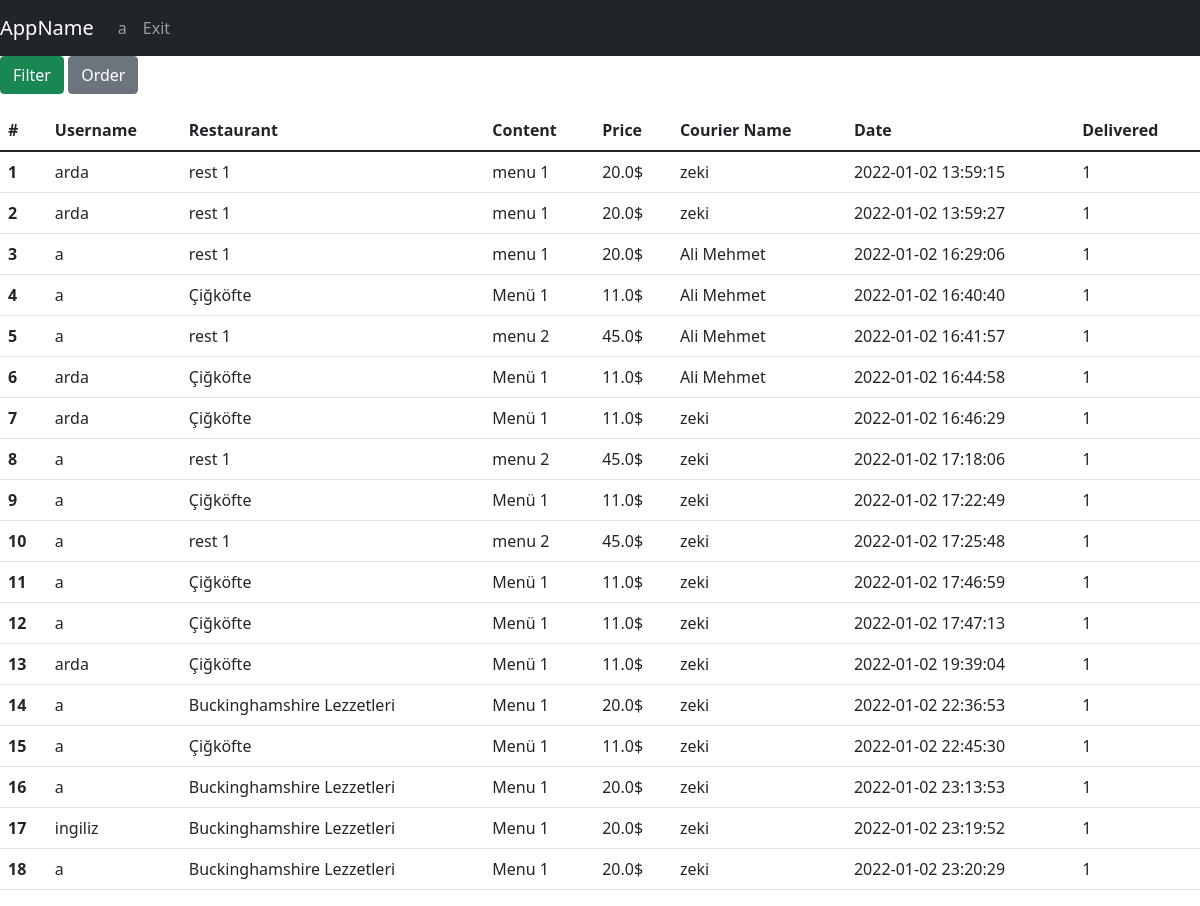
The page /orders (signed in) on the database as committed earlier.
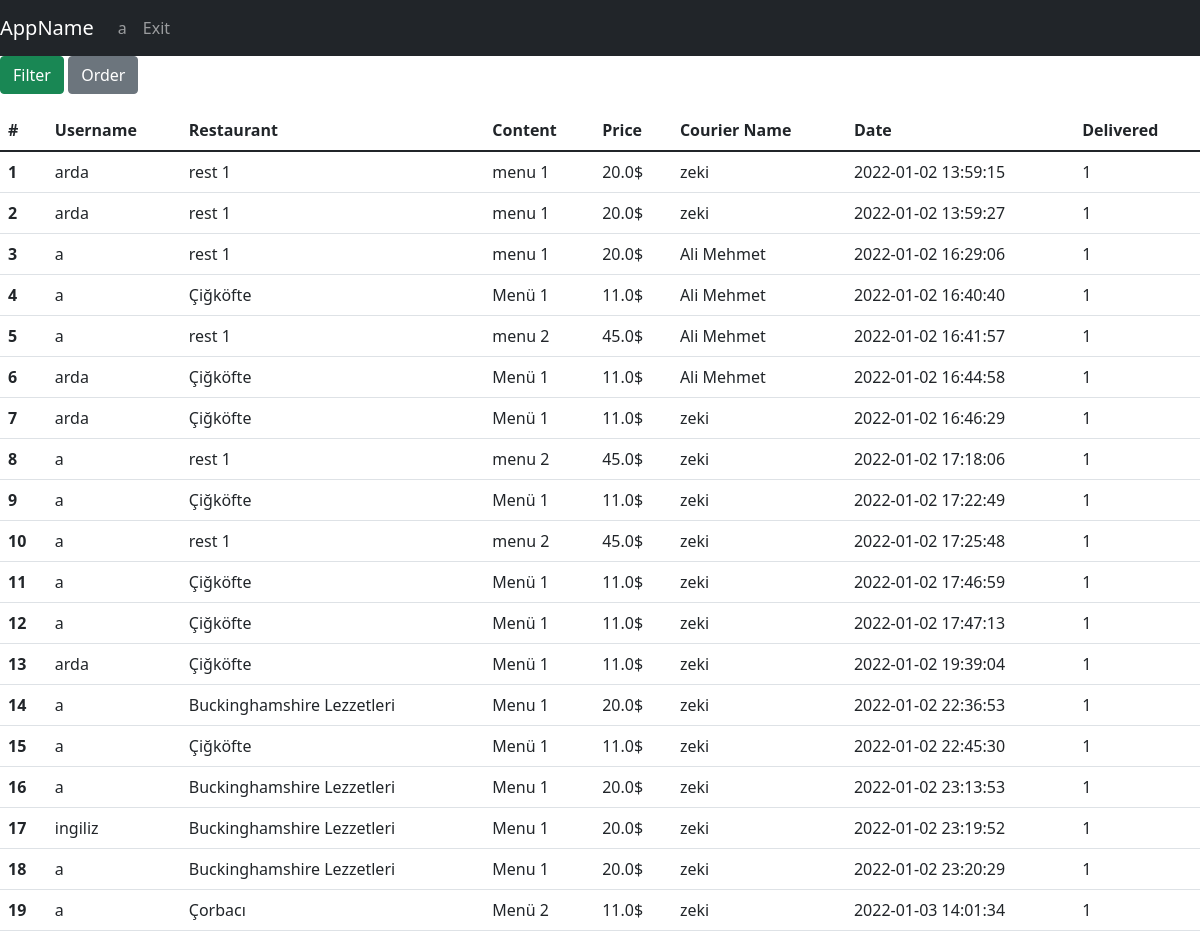
The same page on the database as committed later.
### tables this page shows
CREATE TABLE foodOrder(id INTEGER PRIMARY KEY,content TEXT,orderDate Date DEFAULT (datetime('now','localtime')),totalPrice REAL, is_delivered INTEGER DEFAULT(0), is_reviewed INTEGER DEFAULT(0), restaurantId INTEGER, courierID int REFERENCES couriers(id) ON UPDATE CASCADE, userUserName varchar(30) REFERENCES users(username) ON UPDATE CASCADE, FOREIGN KEY(restaurantId) REFERENCES restaurant(id));

CREATE TABLE restaurant(id INTEGER PRIMARY KEY, restaurantName varchar(30),address varchar(250),lat Text,lng Text,isOpen binary,averageRating REAL);

CREATE TABLE couriers(id INTEGER PRIMARY KEY,name TEXT,is_available TEXT,lat REAL,lng, orderId int REFERENCES foodOrder(id) ON UPDATE CASCADE);

### app.py (the view)
@app.route("/orders", methods=["GET", "POST"])
def allOrders():
    with sqlite3.connect(DATABASE) as database:
        cursor = database.cursor()
    if request.method == "POST":
        if 'order' in request.form:
            orderBy = request.form['orderBy']
            if session["isFiltered"] == False:
                "SELECT foodOrder.id, content, orderDate, totalPrice, is_delivered,  userUserName, "
                "FROM foodOrder INNER JOIN couriers ON foodOrder.courierID = couriers.id INNER JOIN restaurant ON foodOrder.restaurantId = restaurant.id"
                command = "SELECT foodOrder.id,content,orderDate,totalPrice,is_delivered,couriers.name as courier_name, userUserName, " \
                          "restaurant.restaurantName as restaurant_name" \
                          " FROM foodOrder INNER JOIN couriers ON foodOrder.courierID = couriers.id INNER JOIN restaurant ON foodOrder.restaurantId = restaurant.id" \
                          " ORDER BY "+str(orderBy)
                cursor.execute(command)
                query = cursor.fetchall()
                session["filteredData"]["orders"] = query
            else:
                df = pd.DataFrame(session["filteredData"]["orders"],
                                  columns=['id','content', 'orderDate','totalPrice','is_delivered','courier_name','userUserName', 'restaurant_name'])
                df = df.sort_values(by=orderBy)
                session["filteredData"]["orders"] = df.values.tolist()
        if 'filter' in request.form:
            filtered_cols, expected_vals = [], []
            q = ""
            for c in request.form.keys():
                if request.form[c] != '' and request.form[c] != "filter":
                    if request.form[c] == "on":
                        filtered_cols.append("is_delivered")
                        expected_vals.append(1)
                    else:
                        filtered_cols.append(c)
                        expected_vals.append(request.form[c])
            if len(expected_vals) > 0:
                if filtered_cols[0] != "is_delivered" and filtered_cols[0] != "maxprice" and filtered_cols[0] != "minprice":
                    q += filtered_cols[0]+" LIKE "+f"'%{expected_vals[0]}%'"
                else:
                    q += " is_delivered = 1 "
                if len(expected_vals) > 1:
                    for index in range(1, len(expected_vals)):
                        if filtered_cols[index] != "is_delivered":
                            q += " and " + filtered_cols[index]+" LIKE " + f"'%{expected_vals[index]}%'"
                    if filtered_cols.count("is_delivered") > 0:
                        q += " and is_delivered = 1 "
                command = "SELECT foodOrder.id,content,orderDate,totalPrice,is_delivered,couriers.name as courier_name, userUserName, restaurant.restaurantName as restaurant_name " \
                          "FROM foodOrder INNER JOIN couriers ON foodOrder.courierID = couriers.id INNER JOIN restaurant ON foodOrder.restaurantId = restaurant.id " \
                          "and " + q + "ORDER BY foodOrder.id"
                cursor.execute(command)
                query = cursor.fetchall()
                session["filteredData"]["orders"] = query
            else:
                session["filteredData"] = getAllDbData(toGet=["orders"])
                print(session["filteredData"])
            session["isFiltered"] = True
    else:
        session["filteredData"] = getAllDbData(toGet=["orders"])
        session["isFiltered"] = False
    return render_template("admin/list_operations/list_orders.html", username=session["username"],
                           data=session["filteredData"])

### app.py (called while the page is built)
def getOrders(cursor, limit=None):
    if limit != None:
        cursor.execute("SELECT foodOrder.id, content, orderDate, totalPrice, is_delivered, couriers.name, userUserName, restaurant.restaurantName "
                   "FROM foodOrder INNER JOIN couriers ON foodOrder.courierID = couriers.id INNER JOIN restaurant ON foodOrder.restaurantId = restaurant.id LIMIT ?",(limit,))
    else:
        cursor.execute("SELECT foodOrder.id, content, orderDate, totalPrice, is_delivered, couriers.name, userUserName, restaurant.restaurantName "
                   "FROM foodOrder INNER JOIN couriers ON foodOrder.courierID = couriers.id INNER JOIN restaurant ON foodOrder.restaurantId = restaurant.id")
    query = cursor.fetchall()
    return query

def getAllDbData(toGet, limit=None):
    with sqlite3.connect(DATABASE) as database:
        cursor = database.cursor()
    data = {}
    for entity in toGet:
        if entity == "couriers":
            data[entity] = getCouriers(cursor, limit)
        if entity == "users":
            data[entity] = getUsers(cursor, limit)
        if entity == "restaurant":
            data[entity] = getRestaurants(cursor, limit)
        if entity == "menu":
            data[entity] = getMenus(cursor, limit)
        if entity == "orders":
            data[entity] = getOrders(cursor, limit)
        if entity == "reviews":
            data[entity] = getReviews(cursor, limit)
        else:
            pass
    return data

### templates/admin/list_operations/list_orders.html (shortened to what this page needs)
{% extends 'base.html' %}
{% block navbar %}
<nav class="navbar navbar-expand-lg navbar-dark bg-dark">
    <a class="navbar-brand" href="#">AppName</a>
    <div class="collapse navbar-collapse" id="navbarNav">
        <ul class="navbar-nav">
          <li class="nav-item active"><a class="nav-link" href="/">{{username}}</a></li>
          <li class="nav-item active"><a class="nav-link" href="/exit">Exit</a></li>
        </ul>
    </div>
</nav>
{% endblock %}
{% block body %}
    <p>
  <a class="btn btn-success" data-toggle="collapse" href="#filter" role="button" aria-expanded="false" aria-controls="filter">Filter</a>
  <button class="btn btn-secondary" type="button" data-toggle="collapse" data-target="#order" aria-expanded="false" aria-controls="order">Order</button>
    </p>
    <div>
    <table class="table">
      <thead class="thead-dark">
        <tr>
            <th scope="col">#</th>
            <th scope="col">Username</th>
            <th scope="col">Restaurant</th>
            <th scope="col">Content</th>
            <th scope="col">Price</th>
            <th scope="col">Courier Name</th>
            <th scope="col">Date</th>
            <th scope="col">Delivered</th>
        </tr>
      </thead>
      <tbody>
        {%for i in range(data["orders"]|length)%}
                <tr>
                  <th scope="row">{{ i+1 }}</th>
                  <td>{{ data["orders"][i][6] }}</td>
                  <td>{{ data["orders"][i][7] }}</td>
                  <td>{{ data["orders"][i][1] }}</td>
                  <td>{{ data["orders"][i][3] }}$</td>
                  <td>{{ data["orders"][i][5] }}</td>
                  <td>{{ data["orders"][i][2] }}</td>
                  <td>{{ data["orders"][i][4] }}</td>
                </tr>
        {%endfor%}
      </tbody>
    </table>
</div>
{% endblock %}

### templates/base.html (shortened to what this page needs)
<!doctype html>
<html lang="en">
  <head>
    <link href="https://cdn.jsdelivr.net/npm/bootstrap@5.1.3/dist/css/bootstrap.min.css" rel="stylesheet">
  </head>
  <body>
  <div>
    {% block navbar %}
    {% endblock %}
  </div>
  <div>
    {% block body %}
    {% endblock %}
  </div>
  </body>
</html>

Rows that differ between the two databases and show on the page:
added foodOrder: userUserName "a", content "Menü 2", totalPrice "11.0", orderDate "2022-01-03 14:01:34", is_delivered "1"
added restaurant: restaurantName "Çorbacı"
Other text that changed with them:
new list line: "19 $"
new list line: "zeki"
